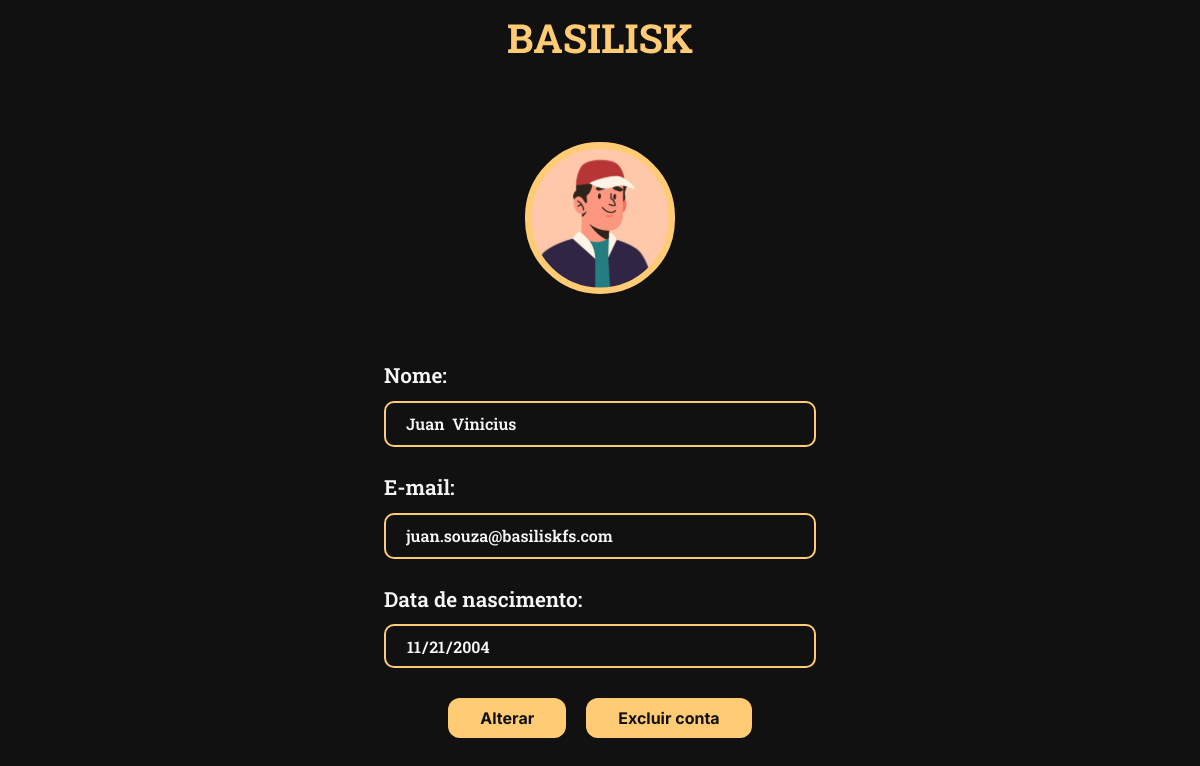
The page /src/pages/perfil.php (signed in) on the database its author committed.
### tables this page shows
CREATE TABLE `cadastro` (
  `id_cad` int(11) NOT NULL,
  `nome_cad` varchar(80) NOT NULL,
  `data_cad` date NOT NULL,
  `gen_cad` varchar(20) NOT NULL,
  `email_cad` varchar(80) NOT NULL,
  `senha_cad` varchar(255) NOT NULL,
  `url_cad` varchar(50) NOT NULL,
  `type_user` int(1) NOT NULL
);

### src/pages/perfil.php (the view, shortened to what this page needs)
<?php
include "conn.php";
$user_name = $conn->prepare('SELECT * FROM `cadastro` WHERE `id_cad`=:pid');
$user_name->bindValue(':pid', $_SESSION['login']);
$user_name->execute();
$row_user = $user_name->fetch();
?>
<!DOCTYPE html>
<html lang="pt-BR">
<head>
  <link rel="stylesheet" href="../css/style.css">
</head>
<body>
  <header class="header-load">
    <a href="./dashboard.php"><img src="../assets/logo.svg" alt=""></a>
  </header>
  <main class="main-perfil">
    <?php echo "<img src=\"../assets/ilustracoes/fotos-perfil/".$row_user['url_cad']."\" alt=\"\">"?>
    <form action="perfil.php" method="post" enctype="multipart/form-data">
      <?php
        if(isset($_POST['alterar'])){
          ?>
            <div class="input-perfil">
              <label for="nome-alterado">Nome:</label>
              <?php echo "<input type=\"text\" id=\"nome-alterado\" name=\"nome-alterado\" value=\"".$row_user['nome_cad']."\">"?>
            </div>
            <div class="input-perfil">
              <label for="email-alterado">E-mail:</label>
              <?php echo "<input type=\"email\" id=\"email-alterado\" name=\"email-alterado\" value=\"".$row_user['email_cad']."\">"?>
            </div>
            <div class="input-perfil">
              <label for="data-alterado">Data de nascimento:</label>
              <?php echo "<input type=\"date\" id=\"data-alterado\" name=\"data-alterado\" value=\"".$row_user['data_cad']."\">"?>
            </div>
            <div class="escolher-foto">
              <h2>Escolha sua foto de perfil</h2>
              <div class="perfil-foto">
               <div class="foto-escolha">
                <input type="radio" name="perfil" id="perfil" value="perfil-1">
                <label for="perfil1">
                    <img src="../assets/ilustracoes/fotos-perfil/perfil-1.svg" alt="">
                </label>
               </div>
               <div class="foto-escolha">
                <input type="radio" name="perfil" id="perfil" value="perfil-2">
                <label for="perfil2">
                    <img src="../assets/ilustracoes/fotos-perfil/perfil-2.svg" alt="">
                </label>
               </div>
               <div class="foto-escolha">
                <input type="radio" name="perfil" id="perfil" value="perfil-3">
                <label for="perfil3">
                    <img src="../assets/ilustracoes/fotos-perfil/perfil-3.svg" alt="">
                </label>
               </div>
               <div class="foto-escolha">
                <input type="radio" name="perfil" id="perfil" value="perfil-4">
                <label for="perfil4">
                    <img src="../assets/ilustracoes/fotos-perfil/perfil-4.svg" alt="">
                </label>
               </div>
               <div class="foto-escolha">
                <input type="radio" name="perfil" id="perfil5" value="perfil-5">
                <label for="perfil5">
                    <img src="../assets/ilustracoes/fotos-perfil/perfil-5.svg" alt="">
                </label>
               </div>
               <div class="foto-escolha">
                <input type="radio" name="perfil" id="perfil6" value="perfil-6">
                <label for="perfil6">
                    <img src="../assets/ilustracoes/fotos-perfil/perfil-6.svg" alt="">
                </label>
               </div>
              </div>
            </div>
            <hr>
            <div class="btn-perfil">
              <input type="submit" class="btn-md" value="Salvar" id="salvar" name="salvar">
            </div>
          <?php
        } else{
          ?>
            <div class="input-perfil">
              <label for="nome-perfil">Nome:</label>
              <?php echo "<input type=\"text\" id=\"nome-perfil\" name=\"nome-perfil\" value=\"".$row_user['nome_cad']."\" disabled>"?>
            </div>
            <div class="input-perfil">
              <label for="email">E-mail:</label>
              <?php echo "<input type=\"email\" id=\"email\" name=\"email\" value=\"".$row_user['email_cad']."\" disabled>"?>
              <label for="data-nasc">Data de nascimento:</label>
              <?php echo "<input type=\"date\" id=\"data-nasc\" name=\"data-nasc\" value=\"".$row_user['data_cad']."\" disabled>"?>
            </div>
            <div class="btn-perfil">
              <input type="submit" class="btn-md" value="Alterar" id="alterar" name="alterar">
              <a href="./perfil.php?excluir">
                <button class="btn-md btn-exclusao" >Excluir conta</button>
              </a>
            </div>
          <?php
        }
      ?>
    </form>
  </main>
</body>
</html>

### src/css/style.css (style rules this page uses)
.btn-md { height: 40px; padding: 0 32px; border-radius: 12px; border: none; background-color: #FFCB74; color: #111111; font-size: 1rem; font-weight: 700; font-family: "Inter", sans-serif; cursor: pointer; }
html, body, div, span, applet, object, iframe, h1, h2, h3, h4, h5, h6, p, blockquote, pre, a, abbr, acronym, address, big, cite, code, del, dfn, em, img, ins, kbd, q, s, samp, small, strike, strong, sub, sup, tt, var, b, u, i, center, dl, dt, dd, ol, ul, li, fieldset, form, label, legend, table, caption, tbody, tfoot, thead, tr, th, td, article, aside, canvas, details, embed, figure, figcaption, footer, header, hgroup, menu, nav, output, ruby, section, summary, time, mark, audio, video { margin: 0; padding: 0; border: 0; font-size: 100%; font: inherit; font-family: "Roboto Slab", serif; vertical-align: baseline; }
body { background-color: #111111; }
article, aside, details, figcaption, figure, footer, header, hgroup, menu, nav, section { display: block; }
body { line-height: 1; }
* { text-decoration: none; }
.header-load { height: 80px; display: flex; justify-content: center; align-items: center; }
.main-perfil { height: 90vh; display: flex; flex-direction: column; align-items: center; justify-content: center; gap: 70px; }
.main-perfil img { width: 150px; height: auto; }
.main-perfil form { width: 90%; display: flex; flex-direction: column; align-items: center; gap: 30px; }
.input-perfil { display: flex; flex-direction: column; width: 40%; gap: 15px; }
.input-perfil label { color: #F6F6F6; font-size: 1.3rem; font-weight: 600; }
.input-perfil input { height: 40px; padding-left: 20px; border: 2px solid #FFCB74; background-color: transparent; color: #F6F6F6; font-size: 1rem; font-weight: 600; border-radius: 10px; font-family: "Roboto Slab", serif; }
.btn-perfil { display: flex; flex-direction: row; gap: 30px; }
.btn-perfil { width: 100%; display: flex; flex-direction: row; align-items: center; justify-content: center; gap: 20px; }

### rows shown on the page
cadastro: url_cad (picture), nome-perfil "Juan Vinicius", email "juan.souza@basiliskfs.com", data-nasc "11/21/2004"
